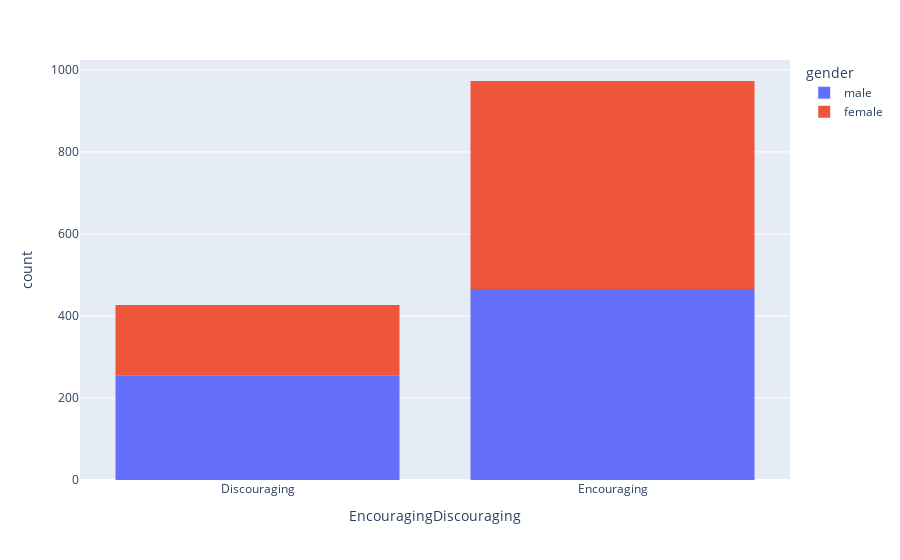

The code cell stored with this chart in its notebook:
### Markdown cell above
### Encouraging/Discouraging colored by gender

### Code cell
fig = px.histogram(agg, x = 'EncouragingDiscouraging', color = 'gender')
fig.show()

### Figure 1 — Plotly figure (JSON) as saved in the notebook; plotly's stock layout.template omitted (floating-point values rounded to 4 significant figures; data arrays with more than 128 entries replaced by an {"elided": "..."} marker saying what was removed)
{"data": [{"alignmentgroup": "True", "bingroup": "x", "hovertemplate": "gender=male<br>EncouragingDiscouraging=%{x}<br>count=%{y}<extra></extra>", "legendgroup": "male", "marker": {"color": "#636efa", "pattern": {"shape": ""}}, "name": "male", "offsetgroup": "male", "orientation": "v", "showlegend": true, "type": "histogram", "x": {"elided": "722 str values"}, "xaxis": "x", "yaxis": "y"}, {"alignmentgroup": "True", "bingroup": "x", "hovertemplate": "gender=female<br>EncouragingDiscouraging=%{x}<br>count=%{y}<extra></extra>", "legendgroup": "female", "marker": {"color": "#EF553B", "pattern": {"shape": ""}}, "name": "female", "offsetgroup": "female", "orientation": "v", "showlegend": true, "type": "histogram", "x": {"elided": "681 str values"}, "xaxis": "x", "yaxis": "y"}], "layout": {"barmode": "relative", "legend": {"title": {"text": "gender"}, "tracegroupgap": 0}, "margin": {"t": 60}, "xaxis": {"anchor": "y", "domain": [0, 1], "title": {"text": "EncouragingDiscouraging"}}, "yaxis": {"anchor": "x", "domain": [0, 1], "title": {"text": "count"}}}}
